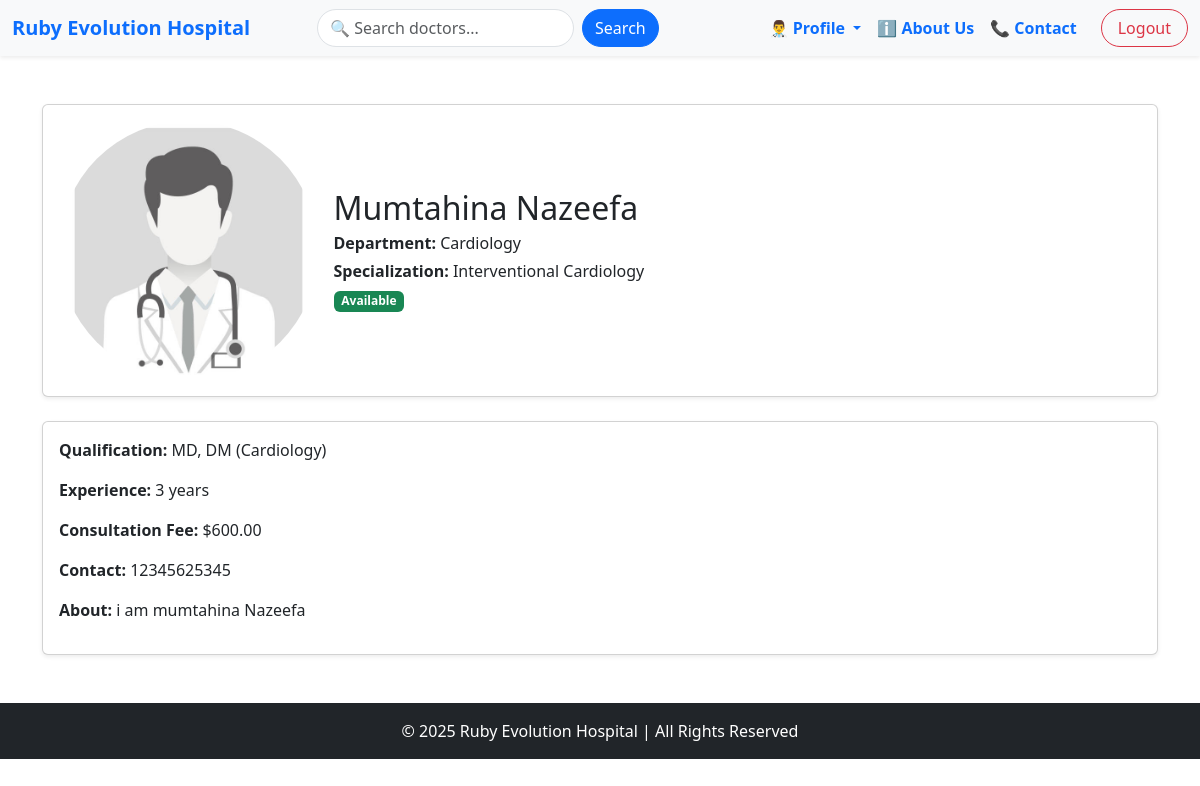
/accounts/doctors/1/ (signed in), run on the app's committed database.
### accounts/models.py (models this page shows, shortened)
class DoctorProfile(models.Model):
    DEPARTMENT_CHOICES = [
        ('Cardiology', 'Cardiology'),
        ('Neurology', 'Neurology'),
        ('Orthopedics', 'Orthopedics'),
        ('Pediatrics', 'Pediatrics'),
        ('General', 'General'),
        ('Dermatology', 'Dermatology'),
        ('Gynecology', 'Gynecology'),
    ]
    user = models.OneToOneField(CustomUser, on_delete=models.CASCADE,related_name='doctor')
    profile_picture = models.ImageField(upload_to='doctor_profiles/', null=True, blank=True)
    contact_number = models.CharField(max_length=15, null=True, blank=True)
    department = models.CharField(max_length=50, choices=DEPARTMENT_CHOICES, default='General')
    specialization = models.CharField(max_length=100, null=True, blank=True)
    qualification = models.CharField(max_length=200, null=True, blank=True)
    bio = models.TextField(null=True,blank=True)
    experience = models.PositiveIntegerField(default=0)
    consultation_fee = models.DecimalField(max_digits=8, decimal_places=2, default=0.00)
    availability_status = models.BooleanField(default=True)

class CustomUser(AbstractUser):
    ROLE_CHOICES = (
        ('admin', 'Admin'),
        ('doctor', 'Doctor'),
        ('patient', 'Patient'),
        ('staff', 'Staff'),
    )
    CURRENT_STATUS = [
        ('apporved','Approved'),
        ('panding','Panding'),
        ('cancel','Cancel'),
    ]
    first_name = models.CharField(max_length=50,null=True)
    last_name = models.CharField(max_length=50,null=True)
    role = models.CharField(choices=ROLE_CHOICES, max_length=50,null=True, blank=True)
    current_status = models.CharField(choices=CURRENT_STATUS, max_length=50,default='panding')

### accounts/views.py (the view)
# urls.py: path('doctors/<int:pk>/', DoctorDetailView.as_view(), name='doctorDetail'),
class DoctorDetailView(LoginRequiredMixin,DetailView):
    model = DoctorProfile
    template_name='doctor/doctorDetail.html'
    context_object_name = "doctor"

### accounts/templates/doctor/doctorDetail.html
{% extends 'base.html' %}
{% load static %}
{% block content %}
<div class="container my-5">
    <div class="card mb-4 shadow-sm p-3">
        <div class="row g-3 align-items-center">
            <div class="col-md-3 text-center">
                {% if doctor.profile_picture %}
                    <img src="{{ doctor.profile_picture.url }}" class="rounded-circle img-fluid" alt="{{ doctor.user.first_name }}">
                {% else %}
                    <img src="{% static 'images/default_doctor.jpg' %}" class="rounded-circle img-fluid" alt="Default Profile">
                {% endif %}
            </div>
            <div class="col-md-9">
                <h2 class="mb-1">{{ doctor.user.first_name }} {{ doctor.user.last_name }}</h2>
                <p class="mb-1"><strong>Department:</strong> {{ doctor.department }}</p>
                {% if doctor.specialization %}
                    <p class="mb-1"><strong>Specialization:</strong> {{ doctor.specialization }}</p>
                {% endif %}
                {% if doctor.availability_status %}
                    <span class="badge bg-success">Available</span>
                {% else %}
                    <span class="badge bg-danger">Not Available</span>
                {% endif %}
            </div>
        </div>
    </div>
    <div class="card shadow-sm p-3 mb-4">
        {% if doctor.qualification %}
            <p><strong>Qualification:</strong> {{ doctor.qualification }}</p>
        {% endif %}
        <p><strong>Experience:</strong> {{ doctor.experience }} years</p>
        <p><strong>Consultation Fee:</strong> ${{ doctor.consultation_fee }}</p>
        {% if doctor.contact_number %}
            <p><strong>Contact:</strong> {{ doctor.contact_number }}</p>
        {% endif %}
        {% if doctor.bio %}
            <p><strong>About:</strong> {{ doctor.bio }}</p>
        {% endif %}
    </div>
</div>
{% endblock %}

### data on the page
DoctorProfile: user.first_name "Mumtahina", user.last_name "Nazeefa", department "Cardiology", specialization "Interventional Cardiology", qualification "MD, DM (Cardiology)", experience "3", consultation_fee "600.00", contact_number "12345625345", bio "i am mumtahina Nazeefa"
